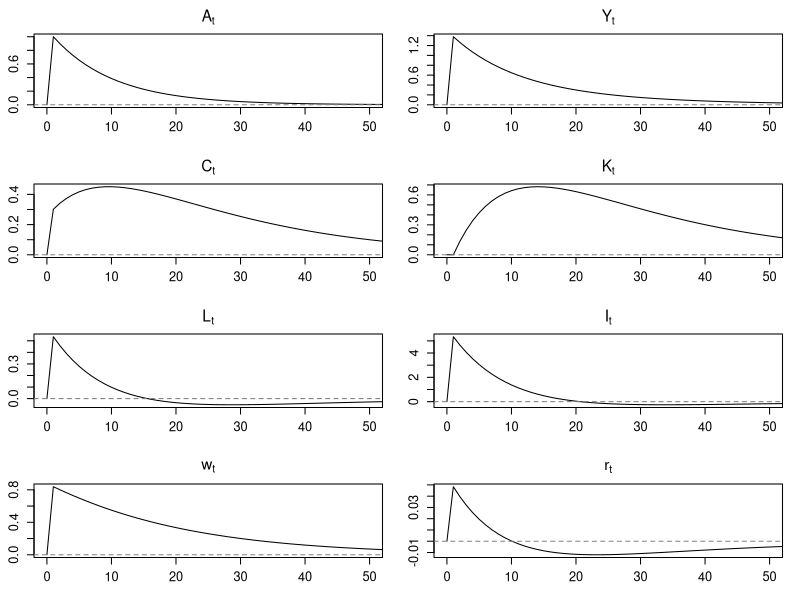
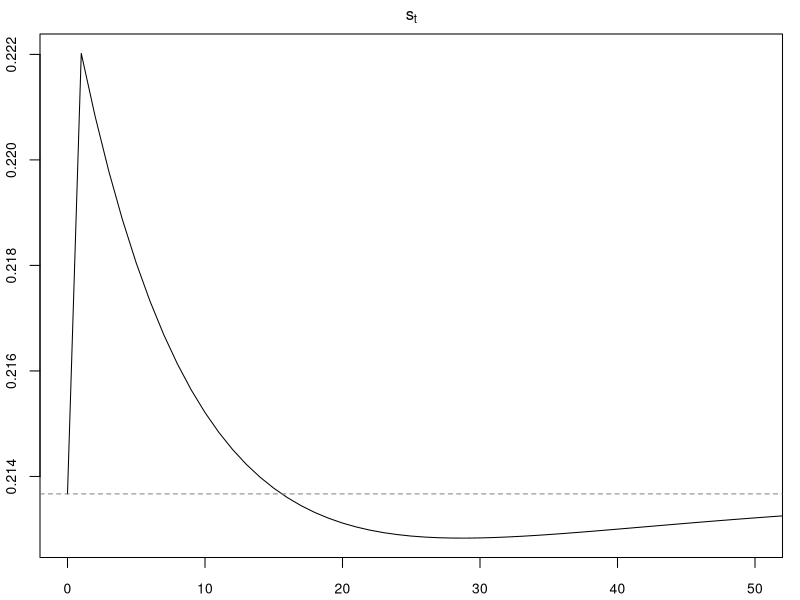

Source code (R) for these figures, in order:
#=======================================
# Chapter 4, RBC model
#   modified on 2019/10/19
#=======================================

"%+%" <- function(x, y) paste(x, y, sep = "")
figpath <- "../../figs/"

library(nleqslv)

#----------------------------------------

alpha <- 0.3
beta <- 0.99
delta <- 0.025
mu <- 1.0
gamma <- 1.0
rho <- 0.9

para <- list(alpha = alpha, beta = beta, delta = delta, mu = mu, gamma = gamma, rho = rho)

#----------------------------------------

findss <- function(p, Astar = 1) {
  
  rstar <- 1/p$beta + p$delta - 1
  K_L <- (rstar/p$alpha/Astar)^(1/(p$alpha-1))
  Y_L <- Astar*K_L^p$alpha
  C_L <- Y_L-p$delta*K_L
  
  wstar <- (1-p$alpha)*Astar*K_L^p$alpha
  Lstar <- (wstar/(p$gamma+1)/p$mu)^(1/(p$gamma+1))*C_L^(-1/(p$gamma+1))
  Kstar <- K_L*Lstar
  Ystar <- Y_L*Lstar
  Cstar <- C_L*Lstar
  
  list(C = Cstar, L = Lstar, K = Kstar, Y = Ystar, w = wstar, r = rstar, A = Astar)
}



objfun0 <- function(X, maxT, X0, Xss, p = para) {
  
  nvar <- 7
  XX <- matrix(X, maxT, nvar)
  C  <- c(XX[, 1], Xss$C)
  L  <- c(XX[, 2], Xss$L)
  K  <- c(X0$K   , XX[, 3])
  Y  <- c(XX[, 4], Xss$Y)
  w  <- c(XX[, 5], Xss$w)
  r  <- c(XX[, 6], Xss$r)
  A  <- c(X0$A   , XX[, 7])
  
  ret <- matrix(NA, maxT, nvar)
  for(t in 1:maxT) {
    ret[t, 1] <- -w[t]/C[t]+(p$gamma+1)*p$mu*L[t]^p$gamma
    ret[t, 2] <- -C[t+1]/C[t]+p$beta*(r[t+1]-p$delta+1)
    ret[t, 3] <- -Y[t] + A[t]*K[t]^p$alpha*L[t]^(1-p$alpha)
    ret[t, 4] <- -w[t] + (1-p$alpha)*A[t]*K[t]^p$alpha*L[t]^(-p$alpha)
    ret[t, 5] <- -r[t]+p$alpha*A[t]*K[t]^(p$alpha-1)*L[t]^(1-p$alpha)
    ret[t, 6] <- -K[t+1]+Y[t]+(1-p$delta)*K[t]-C[t]
    ret[t, 7] <- -log(A[t+1])+p$rho*log(A[t])
  }
  return(c(ret))
}

#----------------------------------------

ss <- findss(para)

maxT  <- 150
Xinit <- c(rep(ss$C,maxT), rep(ss$L,maxT), rep(ss$K,maxT), rep(ss$Y,maxT), rep(ss$w,maxT), rep(ss$r,maxT), rep(ss$A,maxT))

K0 <- ss$K
A0 <- 1.01
X0 <- list(K = K0, A = A0)

objfun1 <- function(X) objfun0(X, maxT, X0, Xss = ss)
rslt1 <- nleqslv(Xinit, objfun1)

rsltfun <- function(rslt, maxT, X0, Xss, p = para) {
  XX <- matrix(rslt$x, maxT, 7)
  C0 <- c(Xss$C, XX[, 1])
  # K0 <- c(Xss$K, X0$K, XX[1:(maxT-1), 3])
  Y0 <- c(Xss$Y, XX[, 4])
  I0 <- Y0 - C0
  Iss <- Xss$Y - Xss$C
  
  sss <- 1-Xss$C/Xss$Y
  s <- I0/Y0
  
  C  <- (c(Xss$C, XX[, 1])/Xss$C-1)*100
  L  <- (c(Xss$L, XX[, 2])/Xss$L-1)*100
  K  <- (c(Xss$K, X0$K, XX[1:(maxT-1), 3])/Xss$K-1)*100
  Y  <- (c(Xss$Y, XX[, 4])/Xss$Y-1)*100
  w  <- (c(Xss$w, XX[, 5])/Xss$w-1)*100
  r  <- (c(Xss$r, XX[, 6])-Xss$r)*100
  A  <- (c(Xss$A, X0$A, XX[1:(maxT-1), 7])/Xss$A-1)*100
  
  I <- (I0/Iss-1)*100
  list(C = C, L = L, K = K, Y = Y, w = w, r = r, A = A, I = I, s = s)
}

X1 <- rsltfun(rslt1, maxT, X0, ss)

windows(7, 10)
par(ps = 14)
par(mfrow = c(4, 2))
par(mai = c(0.85, 0.68, 0.68, 0.35)*0.5)

plot(cbind(0:maxT, X1$A), xlim = c(0,50), typ = "l", main = expression(A[t]), xlab = "", ylab = "")
abline(h = 0, lty = 2, col = grey(0.5))

plot(cbind(0:maxT, X1$Y), xlim = c(0,50), typ = "l", main = expression(Y[t]), xlab = "", ylab = "")
abline(h = 0, lty = 2, col = grey(0.5))

plot(cbind(0:maxT, X1$C), xlim = c(0,50), typ = "l", main = expression(C[t]), xlab = "", ylab = "")
abline(h = 0, lty = 2, col = grey(0.5))

plot(cbind(0:maxT, X1$K), xlim = c(0,50), typ = "l", main = expression(K[t]), xlab = "", ylab = "")
abline(h = 0, lty = 2, col = grey(0.5))

plot(cbind(0:maxT, X1$L), xlim = c(0,50), typ = "l", main = expression(L[t]), xlab = "", ylab = "")
abline(h = 0, lty = 2, col = grey(0.5))

plot(cbind(0:maxT, X1$I), xlim = c(0,50), typ = "l", main = expression(I[t]), xlab = "", ylab = "")
abline(h = 0, lty = 2, col = grey(0.5))

plot(cbind(0:maxT, X1$w), xlim = c(0,50), typ = "l", main = expression(w[t]), xlab = "", ylab = "")
abline(h = 0, lty = 2, col = grey(0.5))

plot(cbind(0:maxT, X1$r), xlim = c(0,50), typ = "l", main = expression(r[t]), xlab = "", ylab = "")
abline(h = 0, lty = 2, col = grey(0.5))

dev.copy2eps(file= figpath %+% "rbc1.eps")

windows(5*0.6, 3.55*0.6)
#windows(5, 2)
par(ps = 10*15/14)
par(mai = c(0.85, 0.8, 0.68, 0.35)*0.5)
plot(cbind(0:maxT, X1$s), xlim = c(0,50), typ = "l", main = expression(s[t]), xlab = "", ylab = "")
abline(h = 1-ss$C/ss$Y, lty = 2, col = grey(0.5))

dev.copy2eps(file= figpath %+% "rbc2s.eps")
